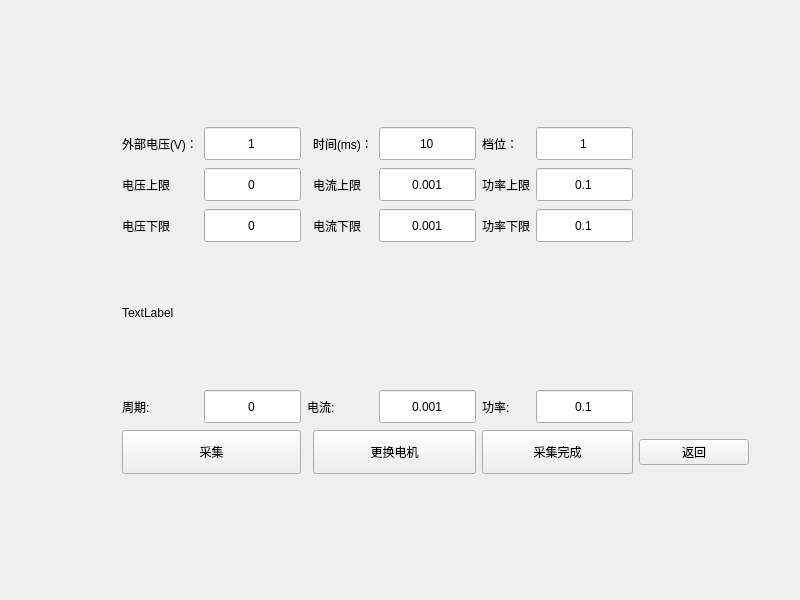
<?xml version="1.0" encoding="UTF-8"?>
<ui version="4.0">
 <class>ConfigBlock</class>
 <widget class="QWidget" name="ConfigBlock">
  <property name="geometry">
   <rect>
    <x>0</x>
    <y>0</y>
    <width>800</width>
    <height>600</height>
   </rect>
  </property>
  <property name="windowTitle">
   <string>Form</string>
  </property>
  <layout class="QGridLayout" name="gridLayout" rowstretch="1,0,0,0,0,0,0,0,1" columnstretch="1,0,0,0,0,0,0,0,1,0">
   <item row="3" column="1">
    <widget class="QLabel" name="label_2">
     <property name="text">
      <string>电压下限</string>
     </property>
    </widget>
   </item>
   <item row="1" column="9" rowspan="7">
    <spacer name="horizontalSpacer">
     <property name="orientation">
      <enum>Qt::Horizontal</enum>
     </property>
     <property name="sizeHint" stdset="0">
      <size>
       <width>40</width>
       <height>20</height>
      </size>
     </property>
    </spacer>
   </item>
   <item row="2" column="4">
    <widget class="QLabel" name="label_3">
     <property name="text">
      <string>电流上限</string>
     </property>
    </widget>
   </item>
   <item row="6" column="5">
    <widget class="QDoubleSpinBox" name="BoxCurr">
     <property name="sizePolicy">
      <sizepolicy hsizetype="Expanding" vsizetype="Fixed">
       <horstretch>0</horstretch>
       <verstretch>0</verstretch>
      </sizepolicy>
     </property>
     <property name="minimumSize">
      <size>
       <width>97</width>
       <height>35</height>
      </size>
     </property>
     <property name="alignment">
      <set>Qt::AlignCenter</set>
     </property>
     <property name="buttonSymbols">
      <enum>QAbstractSpinBox::NoButtons</enum>
     </property>
     <property name="decimals">
      <number>3</number>
     </property>
     <property name="minimum">
      <double>0.001000000000000</double>
     </property>
     <property name="maximum">
      <double>5.000000000000000</double>
     </property>
    </widget>
   </item>
   <item row="1" column="7">
    <widget class="QDoubleSpinBox" name="BoxGrade">
     <property name="sizePolicy">
      <sizepolicy hsizetype="Expanding" vsizetype="Fixed">
       <horstretch>0</horstretch>
       <verstretch>0</verstretch>
      </sizepolicy>
     </property>
     <property name="minimumSize">
      <size>
       <width>97</width>
       <height>35</height>
      </size>
     </property>
     <property name="alignment">
      <set>Qt::AlignCenter</set>
     </property>
     <property name="buttonSymbols">
      <enum>QAbstractSpinBox::NoButtons</enum>
     </property>
     <property name="decimals">
      <number>0</number>
     </property>
     <property name="minimum">
      <double>1.000000000000000</double>
     </property>
     <property name="maximum">
      <double>6.000000000000000</double>
     </property>
    </widget>
   </item>
   <item row="7" column="4" colspan="2">
    <widget class="QPushButton" name="BtnChange">
     <property name="minimumSize">
      <size>
       <width>0</width>
       <height>44</height>
      </size>
     </property>
     <property name="text">
      <string>更换电机</string>
     </property>
    </widget>
   </item>
   <item row="2" column="1">
    <widget class="QLabel" name="label">
     <property name="text">
      <string>电压上限</string>
     </property>
    </widget>
   </item>
   <item row="1" column="0" rowspan="7">
    <spacer name="horizontalSpacer_2">
     <property name="orientation">
      <enum>Qt::Horizontal</enum>
     </property>
     <property name="sizeHint" stdset="0">
      <size>
       <width>40</width>
       <height>20</height>
      </size>
     </property>
    </spacer>
   </item>
   <item row="6" column="6">
    <widget class="QLabel" name="label_pwr">
     <property name="text">
      <string>功率:</string>
     </property>
    </widget>
   </item>
   <item row="2" column="6">
    <widget class="QLabel" name="label_5">
     <property name="text">
      <string>功率上限</string>
     </property>
    </widget>
   </item>
   <item row="2" column="2">
    <widget class="QDoubleSpinBox" name="BoxVoltMax">
     <property name="sizePolicy">
      <sizepolicy hsizetype="Expanding" vsizetype="Fixed">
       <horstretch>0</horstretch>
       <verstretch>0</verstretch>
      </sizepolicy>
     </property>
     <property name="minimumSize">
      <size>
       <width>97</width>
       <height>35</height>
      </size>
     </property>
     <property name="alignment">
      <set>Qt::AlignCenter</set>
     </property>
     <property name="buttonSymbols">
      <enum>QAbstractSpinBox::NoButtons</enum>
     </property>
     <property name="decimals">
      <number>0</number>
     </property>
     <property name="maximum">
      <double>255.000000000000000</double>
     </property>
    </widget>
   </item>
   <item row="3" column="4">
    <widget class="QLabel" name="label_4">
     <property name="text">
      <string>电流下限</string>
     </property>
    </widget>
   </item>
   <item row="3" column="2">
    <widget class="QDoubleSpinBox" name="BoxVoltMin">
     <property name="sizePolicy">
      <sizepolicy hsizetype="Expanding" vsizetype="Fixed">
       <horstretch>0</horstretch>
       <verstretch>0</verstretch>
      </sizepolicy>
     </property>
     <property name="minimumSize">
      <size>
       <width>97</width>
       <height>35</height>
      </size>
     </property>
     <property name="alignment">
      <set>Qt::AlignCenter</set>
     </property>
     <property name="buttonSymbols">
      <enum>QAbstractSpinBox::NoButtons</enum>
     </property>
     <property name="decimals">
      <number>0</number>
     </property>
     <property name="maximum">
      <double>255.000000000000000</double>
     </property>
    </widget>
   </item>
   <item row="8" column="1" colspan="7">
    <spacer name="verticalSpacer_2">
     <property name="orientation">
      <enum>Qt::Vertical</enum>
     </property>
     <property name="sizeHint" stdset="0">
      <size>
       <width>20</width>
       <height>40</height>
      </size>
     </property>
    </spacer>
   </item>
   <item row="7" column="6" colspan="2">
    <widget class="QPushButton" name="BtnFinish">
     <property name="minimumSize">
      <size>
       <width>0</width>
       <height>44</height>
      </size>
     </property>
     <property name="text">
      <string>采集完成</string>
     </property>
    </widget>
   </item>
   <item row="3" column="7">
    <widget class="QDoubleSpinBox" name="BoxPowerMin">
     <property name="sizePolicy">
      <sizepolicy hsizetype="Expanding" vsizetype="Fixed">
       <horstretch>0</horstretch>
       <verstretch>0</verstretch>
      </sizepolicy>
     </property>
     <property name="minimumSize">
      <size>
       <width>97</width>
       <height>35</height>
      </size>
     </property>
     <property name="alignment">
      <set>Qt::AlignCenter</set>
     </property>
     <property name="buttonSymbols">
      <enum>QAbstractSpinBox::NoButtons</enum>
     </property>
     <property name="decimals">
      <number>1</number>
     </property>
     <property name="minimum">
      <double>0.100000000000000</double>
     </property>
     <property name="maximum">
      <double>1275.000000000000000</double>
     </property>
    </widget>
   </item>
   <item row="3" column="6">
    <widget class="QLabel" name="label_6">
     <property name="text">
      <string>功率下限</string>
     </property>
    </widget>
   </item>
   <item row="6" column="1">
    <widget class="QLabel" name="label_cycle">
     <property name="text">
      <string>周期:</string>
     </property>
    </widget>
   </item>
   <item row="6" column="3" colspan="2">
    <widget class="QLabel" name="label_current">
     <property name="text">
      <string>电流:</string>
     </property>
    </widget>
   </item>
   <item row="1" column="5">
    <widget class="QDoubleSpinBox" name="BoxTime">
     <property name="sizePolicy">
      <sizepolicy hsizetype="Expanding" vsizetype="Fixed">
       <horstretch>0</horstretch>
       <verstretch>0</verstretch>
      </sizepolicy>
     </property>
     <property name="minimumSize">
      <size>
       <width>97</width>
       <height>35</height>
      </size>
     </property>
     <property name="alignment">
      <set>Qt::AlignCenter</set>
     </property>
     <property name="buttonSymbols">
      <enum>QAbstractSpinBox::NoButtons</enum>
     </property>
     <property name="decimals">
      <number>0</number>
     </property>
     <property name="minimum">
      <double>10.000000000000000</double>
     </property>
     <property name="maximum">
      <double>2000.000000000000000</double>
     </property>
    </widget>
   </item>
   <item row="1" column="2">
    <widget class="QDoubleSpinBox" name="BoxVolt">
     <property name="sizePolicy">
      <sizepolicy hsizetype="Expanding" vsizetype="Fixed">
       <horstretch>0</horstretch>
       <verstretch>0</verstretch>
      </sizepolicy>
     </property>
     <property name="minimumSize">
      <size>
       <width>97</width>
       <height>35</height>
      </size>
     </property>
     <property name="alignment">
      <set>Qt::AlignCenter</set>
     </property>
     <property name="buttonSymbols">
      <enum>QAbstractSpinBox::NoButtons</enum>
     </property>
     <property name="decimals">
      <number>0</number>
     </property>
     <property name="minimum">
      <double>1.000000000000000</double>
     </property>
     <property name="maximum">
      <double>255.000000000000000</double>
     </property>
    </widget>
   </item>
   <item row="3" column="5">
    <widget class="QDoubleSpinBox" name="BoxCurrMin">
     <property name="sizePolicy">
      <sizepolicy hsizetype="Expanding" vsizetype="Fixed">
       <horstretch>0</horstretch>
       <verstretch>0</verstretch>
      </sizepolicy>
     </property>
     <property name="minimumSize">
      <size>
       <width>97</width>
       <height>35</height>
      </size>
     </property>
     <property name="alignment">
      <set>Qt::AlignCenter</set>
     </property>
     <property name="buttonSymbols">
      <enum>QAbstractSpinBox::NoButtons</enum>
     </property>
     <property name="decimals">
      <number>3</number>
     </property>
     <property name="minimum">
      <double>0.001000000000000</double>
     </property>
     <property name="maximum">
      <double>5.000000000000000</double>
     </property>
    </widget>
   </item>
   <item row="1" column="6">
    <widget class="QLabel" name="label_grade_9">
     <property name="text">
      <string>档位：</string>
     </property>
    </widget>
   </item>
   <item row="6" column="2">
    <widget class="QDoubleSpinBox" name="BoxFreq">
     <property name="sizePolicy">
      <sizepolicy hsizetype="Expanding" vsizetype="Fixed">
       <horstretch>0</horstretch>
       <verstretch>0</verstretch>
      </sizepolicy>
     </property>
     <property name="minimumSize">
      <size>
       <width>97</width>
       <height>35</height>
      </size>
     </property>
     <property name="alignment">
      <set>Qt::AlignCenter</set>
     </property>
     <property name="buttonSymbols">
      <enum>QAbstractSpinBox::NoButtons</enum>
     </property>
     <property name="decimals">
      <number>0</number>
     </property>
    </widget>
   </item>
   <item row="1" column="4">
    <widget class="QLabel" name="label_grade_10">
     <property name="text">
      <string>时间(ms)：</string>
     </property>
    </widget>
   </item>
   <item row="6" column="7">
    <widget class="QDoubleSpinBox" name="BoxPower">
     <property name="sizePolicy">
      <sizepolicy hsizetype="Expanding" vsizetype="Fixed">
       <horstretch>0</horstretch>
       <verstretch>0</verstretch>
      </sizepolicy>
     </property>
     <property name="minimumSize">
      <size>
       <width>97</width>
       <height>35</height>
      </size>
     </property>
     <property name="alignment">
      <set>Qt::AlignCenter</set>
     </property>
     <property name="buttonSymbols">
      <enum>QAbstractSpinBox::NoButtons</enum>
     </property>
     <property name="decimals">
      <number>1</number>
     </property>
     <property name="minimum">
      <double>0.100000000000000</double>
     </property>
     <property name="maximum">
      <double>1275.000000000000000</double>
     </property>
    </widget>
   </item>
   <item row="2" column="5">
    <widget class="QDoubleSpinBox" name="BoxCurrMax">
     <property name="sizePolicy">
      <sizepolicy hsizetype="Expanding" vsizetype="Fixed">
       <horstretch>0</horstretch>
       <verstretch>0</verstretch>
      </sizepolicy>
     </property>
     <property name="minimumSize">
      <size>
       <width>97</width>
       <height>35</height>
      </size>
     </property>
     <property name="alignment">
      <set>Qt::AlignCenter</set>
     </property>
     <property name="buttonSymbols">
      <enum>QAbstractSpinBox::NoButtons</enum>
     </property>
     <property name="decimals">
      <number>3</number>
     </property>
     <property name="minimum">
      <double>0.001000000000000</double>
     </property>
     <property name="maximum">
      <double>5.000000000000000</double>
     </property>
    </widget>
   </item>
   <item row="1" column="1">
    <widget class="QLabel" name="label_grade_8">
     <property name="text">
      <string>外部电压(V)：</string>
     </property>
    </widget>
   </item>
   <item row="7" column="1" colspan="2">
    <widget class="QPushButton" name="BtnCollect">
     <property name="minimumSize">
      <size>
       <width>0</width>
       <height>44</height>
      </size>
     </property>
     <property name="text">
      <string>采集</string>
     </property>
    </widget>
   </item>
   <item row="0" column="1" colspan="7">
    <spacer name="verticalSpacer">
     <property name="orientation">
      <enum>Qt::Vertical</enum>
     </property>
     <property name="sizeHint" stdset="0">
      <size>
       <width>20</width>
       <height>40</height>
      </size>
     </property>
    </spacer>
   </item>
   <item row="2" column="7">
    <widget class="QDoubleSpinBox" name="BoxPowerMax">
     <property name="sizePolicy">
      <sizepolicy hsizetype="Expanding" vsizetype="Fixed">
       <horstretch>0</horstretch>
       <verstretch>0</verstretch>
      </sizepolicy>
     </property>
     <property name="minimumSize">
      <size>
       <width>97</width>
       <height>35</height>
      </size>
     </property>
     <property name="alignment">
      <set>Qt::AlignCenter</set>
     </property>
     <property name="buttonSymbols">
      <enum>QAbstractSpinBox::NoButtons</enum>
     </property>
     <property name="decimals">
      <number>1</number>
     </property>
     <property name="minimum">
      <double>0.100000000000000</double>
     </property>
     <property name="maximum">
      <double>1275.000000000000000</double>
     </property>
    </widget>
   </item>
   <item row="4" column="1" colspan="7">
    <widget class="QLabel" name="LabelWave">
     <property name="sizePolicy">
      <sizepolicy hsizetype="Expanding" vsizetype="Expanding">
       <horstretch>0</horstretch>
       <verstretch>0</verstretch>
      </sizepolicy>
     </property>
     <property name="minimumSize">
      <size>
       <width>0</width>
       <height>128</height>
      </size>
     </property>
     <property name="text">
      <string>TextLabel</string>
     </property>
    </widget>
   </item>
   <item row="7" column="8">
    <widget class="QPushButton" name="BtnExit">
     <property name="text">
      <string>返回</string>
     </property>
    </widget>
   </item>
  </layout>
 </widget>
 <resources/>
 <connections/>
</ui>
